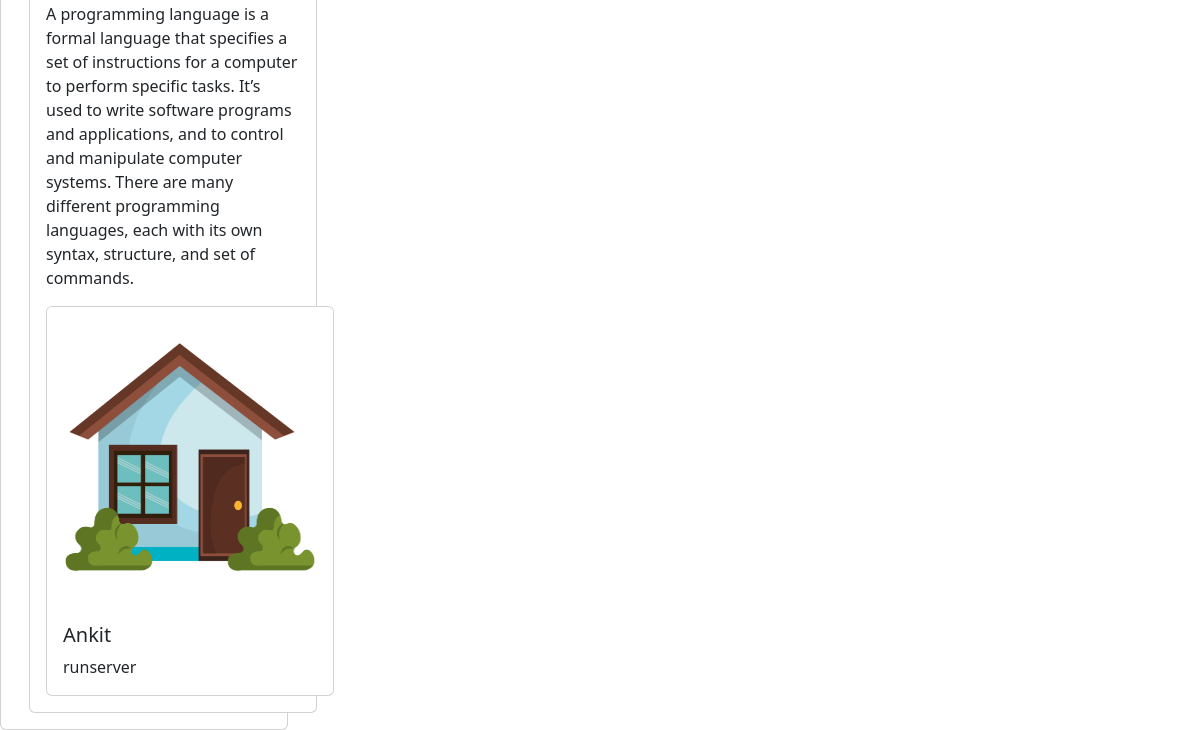
The page /search/ (lower part) on the database as committed earlier.
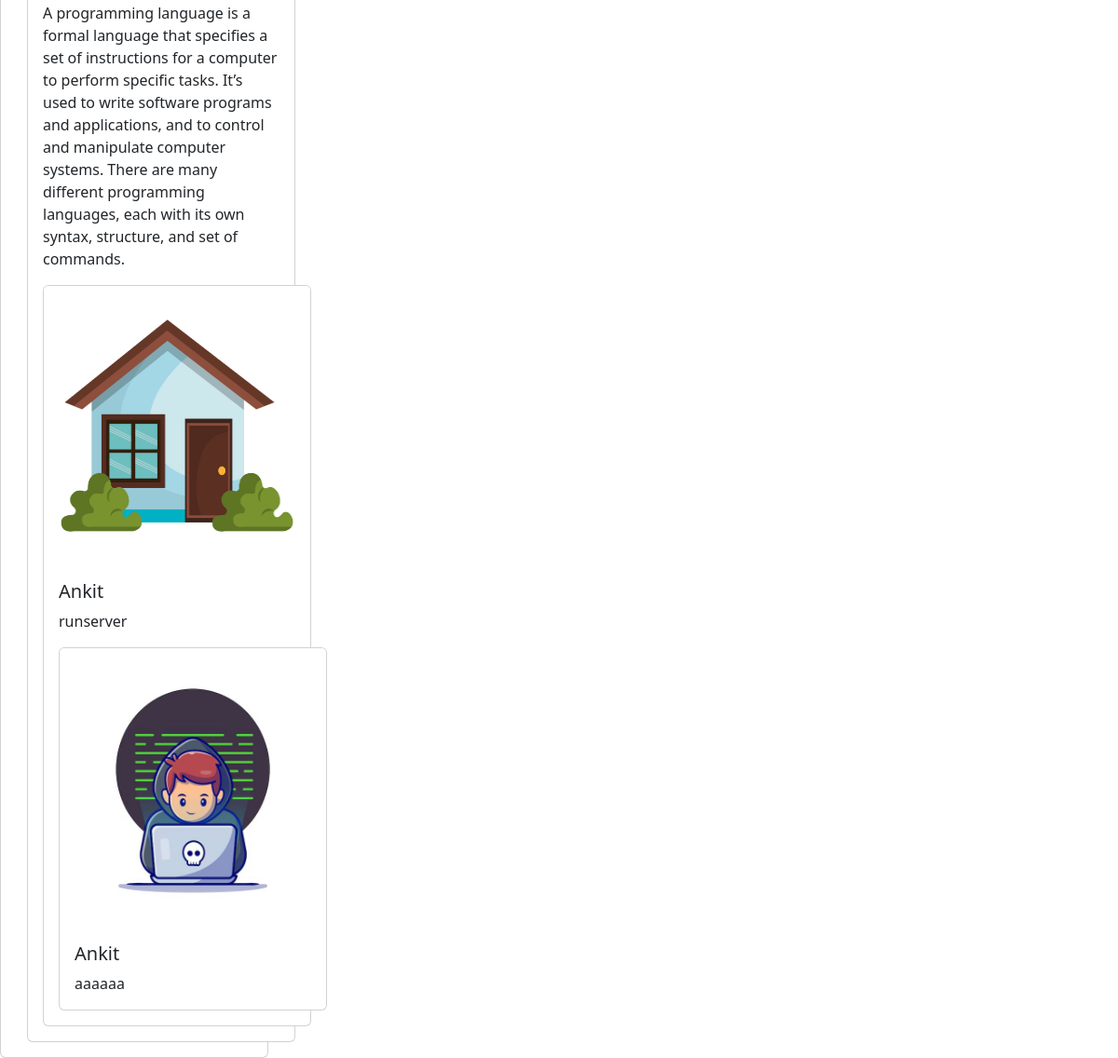
The same page on the database as committed later.
### tweet/models.py (models this page shows, shortened)
class Tweet(models.Model):
    user = models.ForeignKey(User, on_delete=models.CASCADE)
    text = models.TextField(max_length=500)
    photo = models.ImageField(upload_to="Photos/", blank=True, null=True)
    created_at = models.DateTimeField(auto_now_add=True)
    updated_at = models.DateTimeField(auto_now=True)

### tweet/views.py (the view)
# urls.py: path('search/', views.search, name="search"),
def search(request):
    query = request.GET.get('q')
    if query:
        tweets = Tweet.objects.filter(text__icontains=query)
    else:
        tweets = Tweet.objects.all()
    return render(request, 'search.html', {'tweets': tweets})

### tweet/templates/search.html
 {% extends "layout.html" %}
 {% block content %}
  <div class="container row gap-3">
    {% for tweet in tweets %}
    <div class="card" style="width: 18rem">
      {% if tweet.photo %}
      <img src="{{ tweet.photo.url }}" class="card-img-top" alt="Tweet image"  height="300px" width="800px"/>
      {% endif %}
      <div class="card-body ">
        <h5 class="card-title">{{ tweet.user.username }}</h5>
        <p class="card-text fw-normal">{{ tweet.text }}</p>
       {% endfor %}
      </div>
    </div>
</div>
 {% endblock %}

Rows that differ between the two databases and show on the page:
added Tweet: photo (placeholder picture), user.username "Ankit", text "aaaaaa"
